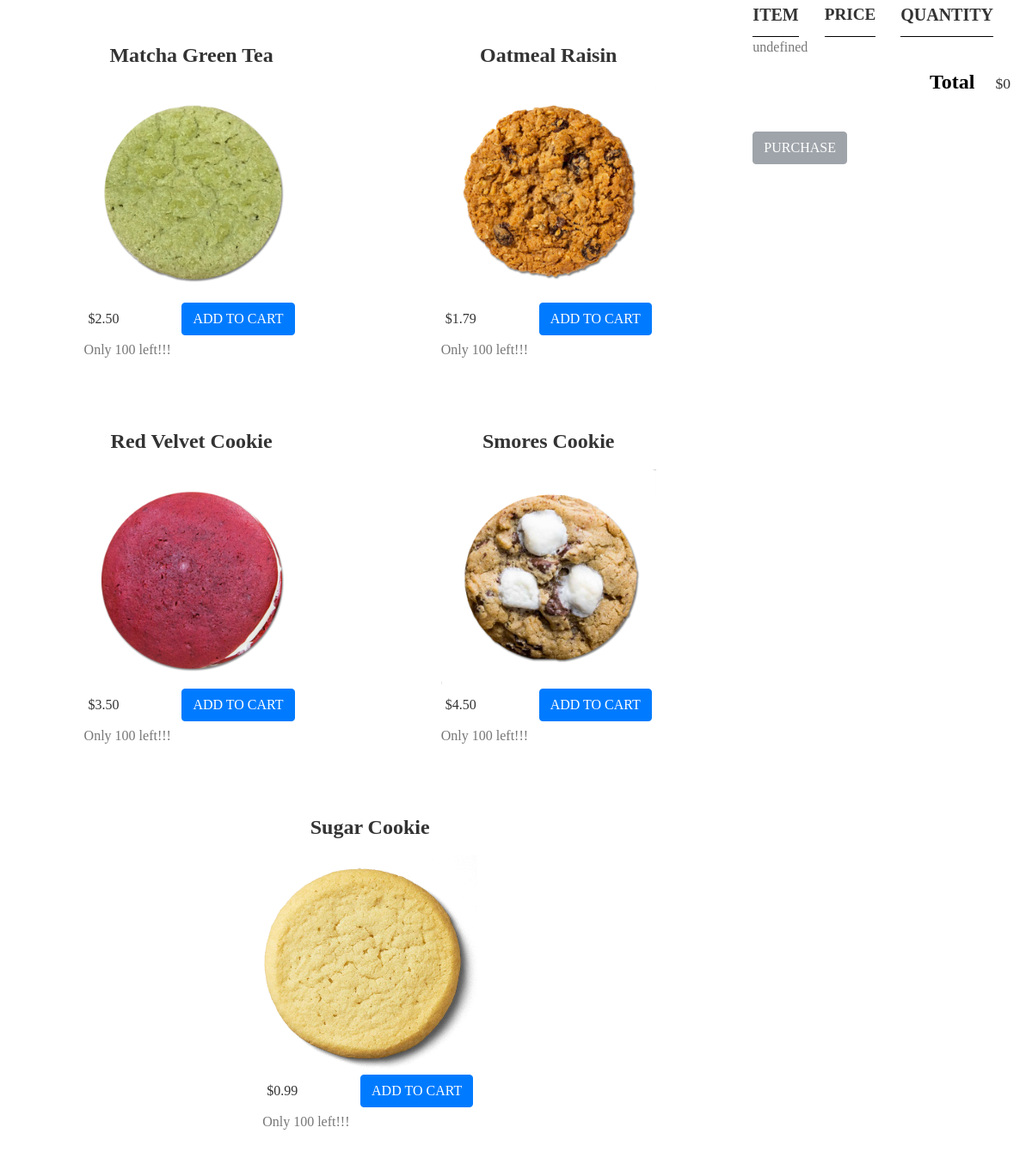
/project_browse.php?page=3 (lower part), run on an earlier commit of the app's database.
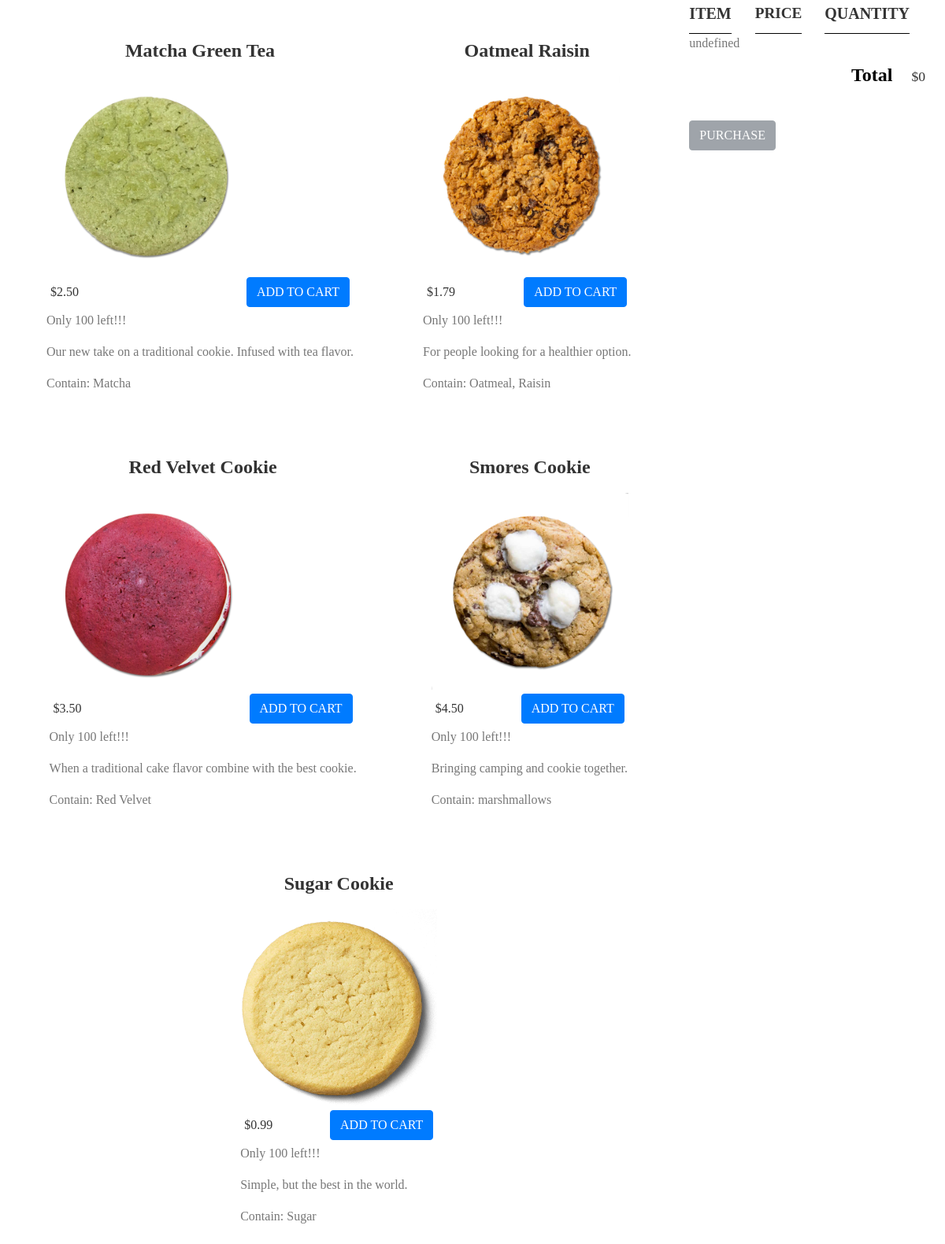
And on a later commit of the database.
### tables this page shows
CREATE TABLE `cookie` (
  `id` int(11) NOT NULL,
  `name` varchar(50) NOT NULL,
  `description` text DEFAULT NULL,
  `price` varchar(50) NOT NULL DEFAULT '0.00',
  `inventory` int(11) NOT NULL DEFAULT 0,
  `ingredients` text DEFAULT NULL,
  `imageLocation` varchar(100) NOT NULL,
  `del` int(11) NOT NULL DEFAULT 1
);

### lib/getProjectBrowse.php (called while the page is built, shortened)
<?php
function getAllCookie() {
    try {
        $db = new PDO(DSN, DB_USER, DB_PASSWORD);
    } catch (PDOException $e) {
        exit();
    }
    if (isset($_GET["page"])) {
        $page  = $_GET["page"];
    }
    else {
        $page = 1;
        $_GET["page"] = 1;
    }
    if (isset($_POST["search"])) {
        $data1=$_POST["search"];
        $page = 1;
        $_GET["page"] = 1;
        $_SESSION["searchTermSaved"] = $data1;
    }
    else if(isset($_SESSION["searchTermSaved"])) {
        $data1=$_SESSION["searchTermSaved"];
    }
	else {
        $data1='';
    }
    if (isset($_POST['filter_price'])) {
        $data2=$_POST['filter_price'];
        $page = 1;
        $_GET["page"] = 1;
        $_SESSION["filter_priceSaved"] = $data2;
    }
    else if(isset($_SESSION["filter_priceSaved"])) {
        $data2=$_SESSION["filter_priceSaved"];
    }
    else {
        $data2='';
    }
    $results_per_page = 5;
    $start_from = ($page-1) * $results_per_page;
    $query = "select * from cookie
        where (name like '%$data1%' or description like '%$data1%')
        and del = 1
        and inventory >= 0
        order by name asc limit $start_from, ".$results_per_page;
    $statement = $db->prepare($query);
    $statement->execute();
    $cookieList = $statement->fetchAll();
    return $cookieList;
}
?>

### project_browse.php (the view, shortened to what this page needs)
<?php
    require("lib/getProjectBrowse.php");
    $cookieList = getAllCookie();
?>
<!DOCTYPE html>
<html>
<head>
    <link rel="stylesheet" href="css/styles.css" />
    <link rel="stylesheet" href="https://cdn.jsdelivr.net/npm/bootstrap@4.5.3/dist/css/bootstrap.min.css">
</head>
<body>
    <table>
        <tr>
        <td class="container browse-section">
            <br />
            <div class="shop-items">
                <?php
                    foreach ($cookieList as $cookie) {
                        echo "<div class='shop-item' id=", $cookie['id'], ">";
                        echo "<span class='shop-item-title' id=", $cookie['id'], ">", $cookie['name'], "</span>";
                        echo "<img class='shop-item-image' src=", $cookie['imageLocation'], ">";
                        echo "<div class='shop-item-details'>";
                        echo "<span class='shop-item-price'>$", $cookie['price'], "</span>";
                        if($cookie['inventory'] <= 0) {
                            echo '<button type="button" class="btn btn-secondary btn-lg" disabled>Out of Stock</button>';
                        }
                        else {
                            echo "<button class='btn btn-primary shop-item-button' type='button'>ADD TO CART</button>";
                        }
                        echo "</div>";
                        if($cookie['inventory'] <= 0) {
                            echo "<p>Out of Stock!!!</p>";
                        }
                        else {
                            echo "<p id='", $cookie['inventory'], "' class='shop-item-inventory'>", "Only ", $cookie['inventory'], " left!!!</p>";
                        }
                        if ($cookie['description']) {
                            echo "<p>", $cookie['description'], "</p>";
                        }
                        if ($cookie['ingredients']) {
                            echo "<p>", "Contain: ", $cookie['ingredients'], "</p>";
                        }
                        echo "</div>";
                    }
                ?>
            </div>
        </td >
        <td  class="container cart-section">
            <div class="cart-row">
                <span class="cart-item cart-header cart-column">ITEM</span>
                <span class="cart-price cart-header cart-column">PRICE</span>
                <span class="cart-quantity cart-header cart-column">QUANTITY</span>
            </div>
            <div class="cart-items">
            </div>
            <div class="cart-total">
                <strong class="cart-total-title">Total</strong>
                <span class="cart-total-price">$0</span>
            </div>
            <?php
            if (isset($_SESSION["privilege"]) && isset($_SESSION["userName"]) && isset($_SESSION["isMember"])) {
                if($_SESSION["isMember"]) {
                    echo '<button class="btn btn-primary btn-purchase" type="button">PURCHASE</button>';
                }
                else {
                    echo '<button class="btn btn-secondary btn-purchase" type="button" disabled>PURCHASE</button>';
                }
            }
            else {
                echo '<button class="btn btn-secondary btn-purchase" type="button" disabled>PURCHASE</button>';
            }
            ?>
        </td >
        </tr>
    </table>
</body>
</html>

What changed in the data, as far as the page shows it:
changed cookie "Matcha Green Tea": description (not shown) → "Our new take on a traditional cookie. Infused with tea flavor."; ingredients (not shown) → "Matcha"
changed cookie "Oatmeal Raisin": description (not shown) → "For people looking for a healthier option."; ingredients (not shown) → "Oatmeal, Raisin"
changed cookie "Red Velvet Cookie": description (not shown) → "When a traditional cake flavor combine with the best cookie."; ingredients (not shown) → "Red Velvet"
changed cookie "Smores Cookie": description (not shown) → "Bringing camping and cookie together."; ingredients (not shown) → "marshmallows"
changed cookie "Sugar Cookie": description (not shown) → "Simple, but the best in the world."; ingredients (not shown) → "Sugar"
